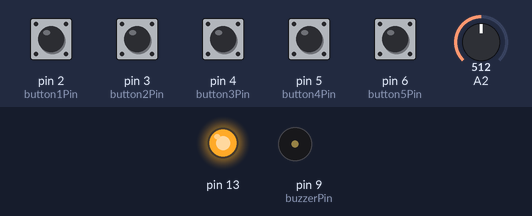
Recording of a sketch running on a simulated Arduino Uno, built with avr-gcc and run on an emulated ATmega328P. Parts: output pins drawn as LEDs (lit = HIGH), buzzer (waves = sounding). The inputs (shaded band) are chosen by the test bench; at power-on: pin 2 (button1Pin), pin 3 (button2Pin), pin 4 (button3Pin), pin 5 (button4Pin), pin 6 (button5Pin) HIGH, A2 = 512. What the sketch prints to the serial monitor is not drawn.

Above: at 1.2 s.
1.3 s: pin 2 (button1Pin) pulled LOW for 1 s
At 1.89 s:
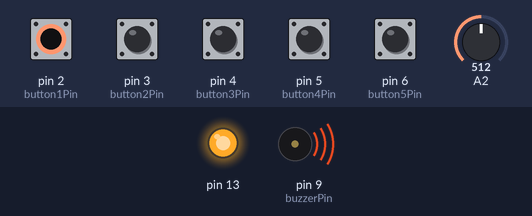
4.3 s: A2 set to 40
At 5.4 s:
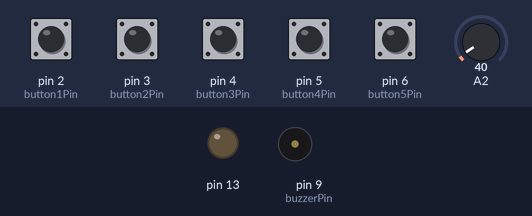
5.8 s: pin 3 (button2Pin) pulled LOW for 0.15 s
At 5.96 s:
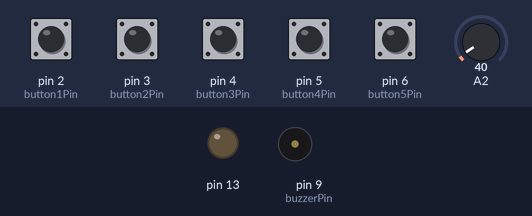
7.6 s: A2 set to 60
At 8.8 s:
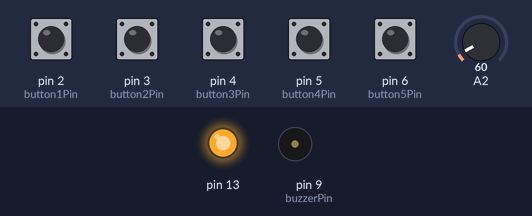
9.1 s: A2 set to 0
At 10.2 s:
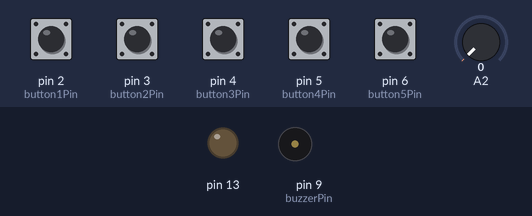
Timing chart, 0 to 11.6 s (numbered marks = the images above; inputs shaded):
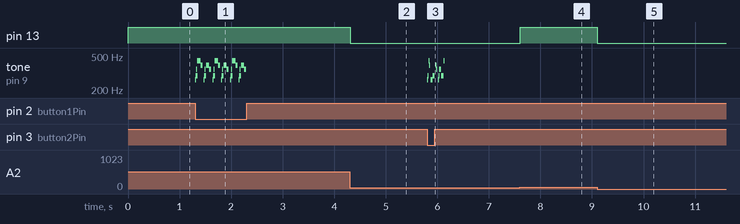

Measured:
- after the input at 4.3 s, pin 13: HIGH → LOW at once
- after the input at 5.8 s, tone on pin 9 (buzzerPin): plays 262 Hz for 0.01 s, 294 Hz for 0.01 s, 440 Hz for 0.01 s, 392 Hz for 0.01 s, 262 Hz for 0.04 s, 294 Hz for 0.04 s … (13 notes in this stretch), starting at once
- after the input at 7.6 s, pin 13: LOW → HIGH at once
- after the input at 9.1 s, pin 13: HIGH → LOW at once

The sketch:

fleek-code.ino
```cpp
const int button1Pin = 2;
const int button2Pin = 3;
const int button3Pin = 4;
const int button4Pin = 5;
const int button5Pin = 6;
const int buzzerPin = 9;
const int songLength = 18;
int x;

char notes[] = "cdfda ag cdfdg gf "; // a space represents a rest
char notes1[] = "cd ag cd gf ";

int beats[] = {1,1,1,1,1,1,4,4,2,1,1,1,1,1,1,4,4,2};

int tempo = 10;
//int tempo =150;


void setup()
{
  pinMode(button1Pin, INPUT);
  pinMode(button2Pin, INPUT);
  pinMode(button3Pin, INPUT);
  pinMode(button4Pin, INPUT);
  pinMode(button5Pin, INPUT);
  pinMode(buzzerPin, OUTPUT);
  pinMode(13, OUTPUT);
  Serial.begin(9600);
}


void loop()
{
  int button1State;
  int button2State;
  int button3State;
  int button4State;
  int button5State;
  button1State = digitalRead(button1Pin);
  button2State = digitalRead(button2Pin);
  button3State = digitalRead(button3Pin);
  button4State = digitalRead(button4Pin);
  button5State = digitalRead(button5Pin);
  int i, duration;
  if ((button1State == LOW)||(button5State == LOW)||(button4State == LOW))// if we're pushing button 1 OR button 2
  {
  for (i = 0; i < songLength; i++) // step through the song arrays
  {
    duration = beats[i] * tempo;  // length of note/rest in ms

    if (notes[i] == ' ')          // is this a rest?
    {
      delay(duration);            // then pause for a moment
    }
    else                          // otherwise, play the note
    {
      tone(buzzerPin, frequency(notes[i]), duration);
      delay(duration);            // wait for tone to finish
    }
    delay(tempo/10);              // brief pause between notes
  }
  }
    if ((button2State == LOW) || (button3State == LOW))// if we're pushing button 1 OR button 2
  {
  for (i = 0; i < songLength; i++) // step through the song arrays
  {
    duration = beats[i] * tempo;  // length of note/rest in ms

    if (notes1[i] == ' ')          // is this a rest?
    {
      delay(duration);            // then pause for a moment
    }
    else                          // otherwise, play the note
    {
      tone(buzzerPin, frequency(notes1[i]), duration);
      delay(duration);            // wait for tone to finish
    }
    delay(tempo/10);              // brief pause between notes
  }
  }

  x=analogRead(2);
  Serial.println(x);
  if (x<=50)
  {
    digitalWrite(13, LOW);
  }
  if (x>=50)
   {
    digitalWrite(13, HIGH);
  }
}


int frequency(char note)
{
  // This function takes a note character (a-g), and returns the
  // corresponding frequency in Hz for the tone() function.

  int i;
  const int numNotes = 8;  // number of notes we're storing

  // The following arrays hold the note characters and their
  // corresponding frequencies. The last "C" note is uppercase
  // to separate it from the first lowercase "c". If you want to
  // add more notes, you'll need to use unique characters.

  // For the "char" (character) type, we put single characters
  // in single quotes.

  char names[] = { 'c', 'd', 'e', 'f', 'g', 'a', 'b', 'C' };
  int frequencies[] = {262, 294, 330, 349, 392, 440, 494, 523};

  // Now we'll search through the letters in the array, and if
  // we find it, we'll return the frequency for that note.

  for (i = 0; i < numNotes; i++)  // Step through the notes
  {
    if (names[i] == note)         // Is this the one?
    {
      return(frequencies[i]);     // Yes! Return the frequency
    }
  }
  return(0);  // We looked through everything and didn't find it,
}
```
